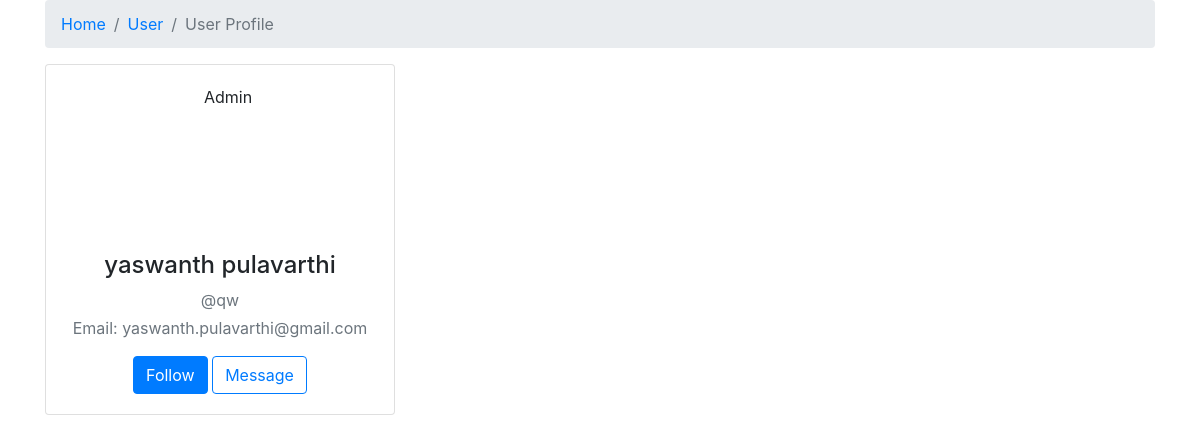
The app's page /profile (signed in), older data.
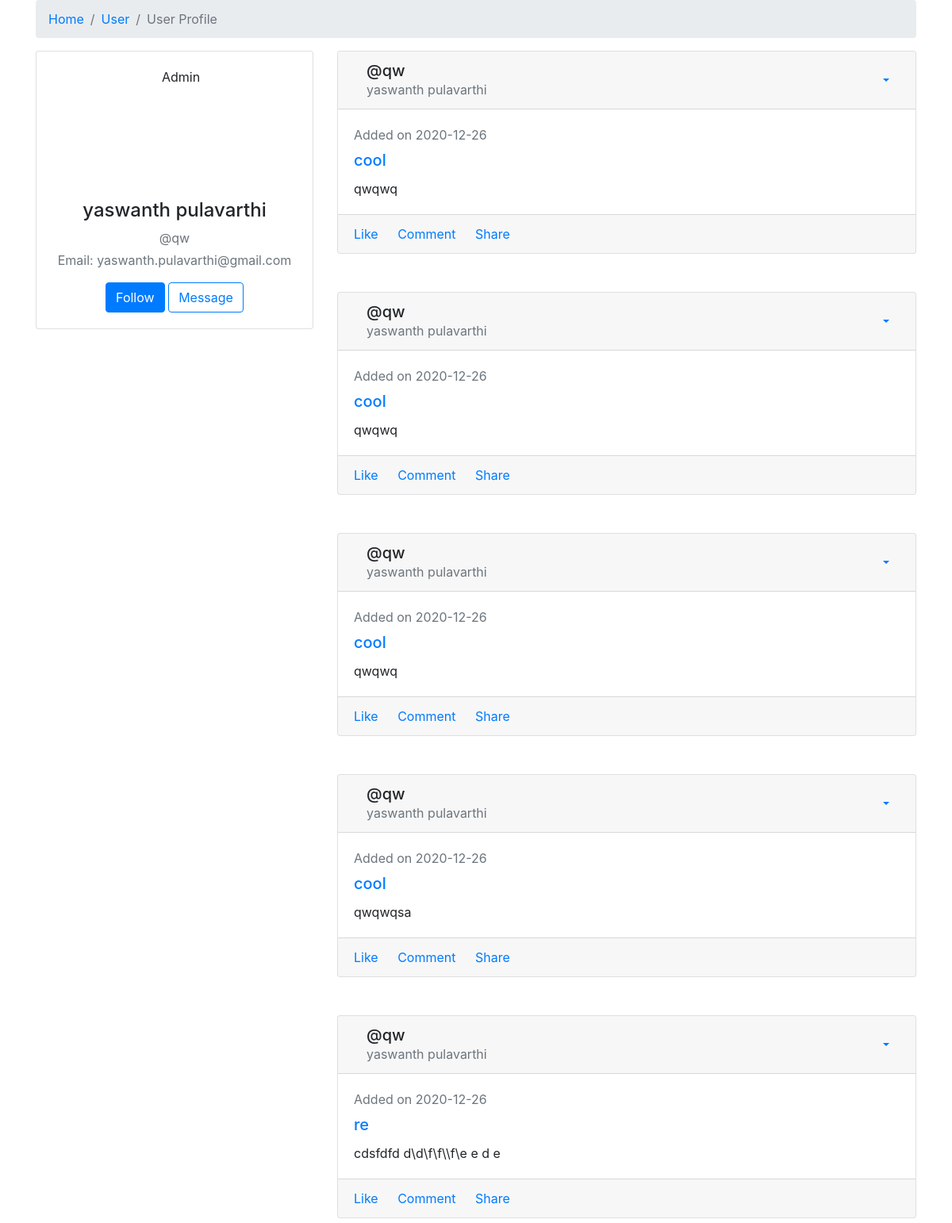
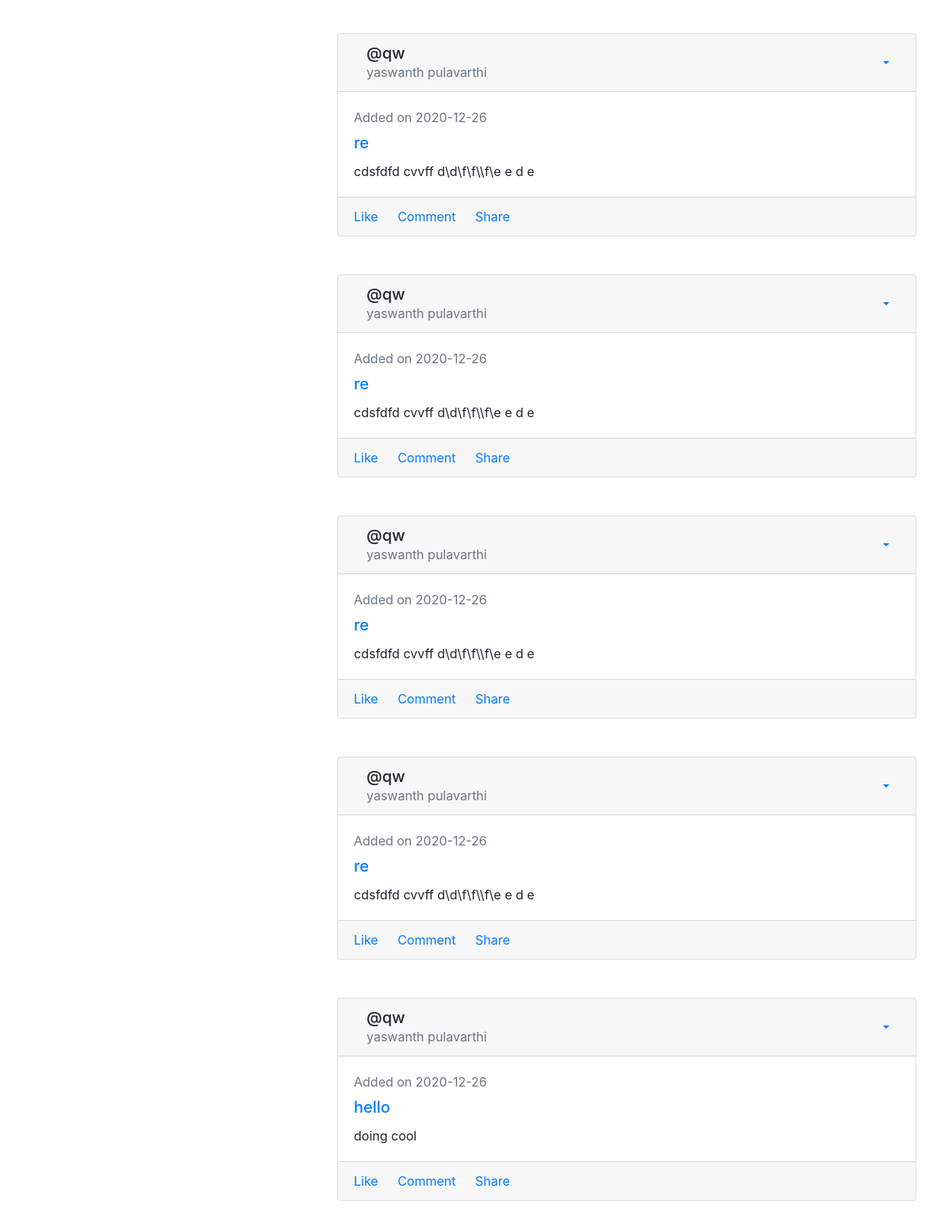
The same page, newer data (2 pictures, top to bottom).
### app/models.py (models this page shows, shortened)
class User(db.Model, UserMixin):
	__tablename__ = "user"
	userid = db.Column(db.Integer, primary_key=True, autoincrement=True)
	email = db.Column(db.String(500), nullable=False)
	firstname = db.Column(db.String(500), nullable=False)
	lastname = db.Column(db.String(500), nullable=False)
	username = db.Column(db.String(500), nullable=False)
	password = db.Column(db.String(500), nullable=False)
	date = db.Column(db.DateTime, nullable=False, default= datetime.now())
	bio = db.Column(db.Text, nullable=False, default="add bio!")
	posts = db.relationship('Post', back_populates="userposts")

class Post(db.Model):
	__tablename__ = "post"
	postid = db.Column(db.Integer, primary_key=True, autoincrement=True)
	title = db.Column(db.String(500), nullable=False)
	user = db.Column(db.Integer, db.ForeignKey('user.userid'))
	date = db.Column(db.DateTime, nullable=False, default= datetime.now())
	message = db.Column(db.Text, nullable=False)
	userposts = db.relationship("User", back_populates="posts")

### app/views.py (the view)
@app.route('/profile')
@login_required
def profile():
    userposts = models.Post.query.filter_by(user = current_user.userid).all()
    return render_template('profile.html',userposts = userposts)

### app/views.py (called while the page is built)
@login_manager.user_loader
def load_user(user_id):
    return models.User.query.get(int(user_id))

### app/templates/profile.html (shortened to what this page needs)
<!DOCTYPE html>
<html lang="en">
<head>
    <link href="http://netdna.bootstrapcdn.com/bootstrap/4.4.1/css/bootstrap.min.css" rel="stylesheet">
</head>
<body>
<div class="container">
    <div class="main-body">
          <nav aria-label="breadcrumb" class="main-breadcrumb">
            <ol class="breadcrumb">
              <li class="breadcrumb-item"><a href="index.html">Home</a></li>
              <li class="breadcrumb-item"><a href="javascript:void(0)">User</a></li>
              <li class="breadcrumb-item active" aria-current="page">User Profile</li>
            </ol>
          </nav>
          <div class="row gutters-sm">
            <div class="col-md-4 mb-3">
              <div class="card">
                <div class="card-body">
                  <div class="d-flex flex-column align-items-center text-center">
                    <img src="{{url_for('static', filename='Image_UPLOADS/profiles/'+current_user.userid|string+'.png')}}" alt="Admin" class="rounded-circle" width="150" height="150">
                    <div class="mt-3">
                      <h4>{{current_user.firstname}} {{current_user.lastname}}</h4>
                      <p class="text-secondary mb-1">@{{current_user.username}}</p>
                      <p class="text-muted font-size-sm">Email: {{current_user.email}}</p>
                      <button class="btn btn-primary">Follow</button>
                      <button class="btn btn-outline-primary">Message</button>
                    </div>
                  </div>
                </div>
              </div>
            </div>
            <div class="col-md-8">
            {% block content %}
            {% for posts in userposts %}
            <div class="card gedf-card">
              <div class="card-header">
                  <div class="d-flex justify-content-between align-items-center">
                      <div class="d-flex justify-content-between align-items-center">
                          <div class="ml-2">
                              <div class="h5 m-0">@{{current_user.username}}</div>
                              <div class="h7 text-muted">{{current_user.firstname}} {{current_user.lastname}}</div>
                          </div>
                      </div>
                      <div>
                          <div class="dropdown">
                              <button class="btn btn-link dropdown-toggle" type="button" id="gedf-drop1" data-toggle="dropdown" aria-haspopup="true" aria-expanded="false">
                              </button>
                          </div>
                      </div>
                  </div>
              </div>
              <div class="card-body">
                  <div class="text-muted h7 mb-2"> Added on {{posts.date.strftime('%Y-%m-%d')}}</div>
                  <a class="card-link" href="#">
                      <h5 class="card-title">{{ posts.title }}</h5>
                  </a>
                  <p class="card-text">
                      {{posts. message }}
                  </p>
              </div>
              <div class="card-footer">
                  <a href="#" class="card-link"> Like</a>
                  <a href="#" class="card-link"> Comment</a>
                  <a href="#" class="card-link"> Share</a>
              </div>
          </div>
      <br>
      <br>
          {% endfor %}
{% endblock %}
        </div>
    </div>
</body>
</html>

Row changes from the older to the newer data that the page shows:
added Post: {{ current_user.username }} "qw", {{ current_user.firstname }} "yaswanth", {{ current_user.lastname }} "pulavarthi", date "2020-12-26", title "cool", message "qwqwq"
added Post: {{ current_user.username }} "qw", {{ current_user.firstname }} "yaswanth", {{ current_user.lastname }} "pulavarthi", date "2020-12-26", title "cool", message "qwqwq"
added Post: {{ current_user.username }} "qw", {{ current_user.firstname }} "yaswanth", {{ current_user.lastname }} "pulavarthi", date "2020-12-26", title "cool", message "qwqwq"
added Post: {{ current_user.username }} "qw", {{ current_user.firstname }} "yaswanth", {{ current_user.lastname }} "pulavarthi", date "2020-12-26", title "cool", message "qwqwqsa"
added Post: {{ current_user.username }} "qw", {{ current_user.firstname }} "yaswanth", {{ current_user.lastname }} "pulavarthi", date "2020-12-26", title "re", message "cdsfdfd d\\d\\f\\f\\\\f\\e e d e"
added Post: {{ current_user.username }} "qw", {{ current_user.firstname }} "yaswanth", {{ current_user.lastname }} "pulavarthi", date "2020-12-26", title "re", message "cdsfdfd cvvff d\\d\\f\\f\\\\f\\e e d e"
added Post: {{ current_user.username }} "qw", {{ current_user.firstname }} "yaswanth", {{ current_user.lastname }} "pulavarthi", date "2020-12-26", title "re", message "cdsfdfd cvvff d\\d\\f\\f\\\\f\\e e d e"
added Post: {{ current_user.username }} "qw", {{ current_user.firstname }} "yaswanth", {{ current_user.lastname }} "pulavarthi", date "2020-12-26", title "re", message "cdsfdfd cvvff d\\d\\f\\f\\\\f\\e e d e"
added Post: {{ current_user.username }} "qw", {{ current_user.firstname }} "yaswanth", {{ current_user.lastname }} "pulavarthi", date "2020-12-26", title "re", message "cdsfdfd cvvff d\\d\\f\\f\\\\f\\e e d e"
added Post: {{ current_user.username }} "qw", {{ current_user.firstname }} "yaswanth", {{ current_user.lastname }} "pulavarthi", date "2020-12-26", title "hello", message "doing cool"
